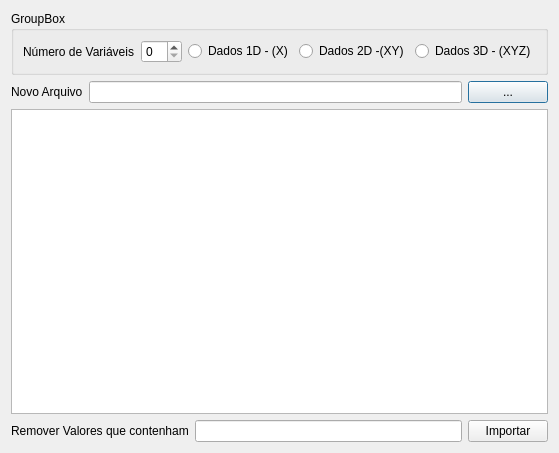
<?xml version="1.0" encoding="UTF-8"?>
<ui version="4.0">
 <class>abrir_arquivo</class>
 <widget class="QDialog" name="abrir_arquivo">
  <property name="geometry">
   <rect>
    <x>0</x>
    <y>0</y>
    <width>498</width>
    <height>453</height>
   </rect>
  </property>
  <property name="windowTitle">
   <string>Importar dados</string>
  </property>
  <property name="windowIcon">
   <iconset resource="imagens.qrc">
    <normaloff>:/imagens/SimpleVar.png</normaloff>:/imagens/SimpleVar.png</iconset>
  </property>
  <layout class="QVBoxLayout" name="verticalLayout_2">
   <item>
    <widget class="QGroupBox" name="groupBox">
     <property name="title">
      <string>GroupBox</string>
     </property>
     <layout class="QVBoxLayout" name="verticalLayout">
      <item>
       <layout class="QHBoxLayout" name="horizontalLayout_4">
        <item>
         <widget class="QLabel" name="label_2">
          <property name="text">
           <string>Número de Variáveis</string>
          </property>
         </widget>
        </item>
        <item>
         <widget class="QSpinBox" name="Numero_variaveis"/>
        </item>
        <item>
         <widget class="QRadioButton" name="d1">
          <property name="text">
           <string>Dados 1D - (X)</string>
          </property>
         </widget>
        </item>
        <item>
         <widget class="QRadioButton" name="d2">
          <property name="text">
           <string>Dados 2D -(XY)</string>
          </property>
         </widget>
        </item>
        <item>
         <widget class="QRadioButton" name="d3">
          <property name="text">
           <string>Dados 3D - (XYZ)</string>
          </property>
         </widget>
        </item>
       </layout>
      </item>
     </layout>
    </widget>
   </item>
   <item>
    <layout class="QHBoxLayout" name="horizontalLayout_2">
     <item>
      <widget class="QLabel" name="label">
       <property name="text">
        <string>Novo Arquivo</string>
       </property>
      </widget>
     </item>
     <item>
      <widget class="QLineEdit" name="nome_arquivo"/>
     </item>
     <item>
      <widget class="QPushButton" name="pushButton">
       <property name="text">
        <string>...</string>
       </property>
      </widget>
     </item>
    </layout>
   </item>
   <item>
    <widget class="QTextBrowser" name="texto"/>
   </item>
   <item>
    <layout class="QHBoxLayout" name="horizontalLayout_3">
     <item>
      <widget class="QLabel" name="label_3">
       <property name="text">
        <string>Remover Valores que contenham</string>
       </property>
      </widget>
     </item>
     <item>
      <widget class="QLineEdit" name="remover"/>
     </item>
     <item>
      <widget class="QPushButton" name="pushButton_2">
       <property name="text">
        <string>Importar</string>
       </property>
      </widget>
     </item>
    </layout>
   </item>
  </layout>
 </widget>
 <resources>
  <include location="imagens.qrc"/>
 </resources>
 <connections/>
</ui>
